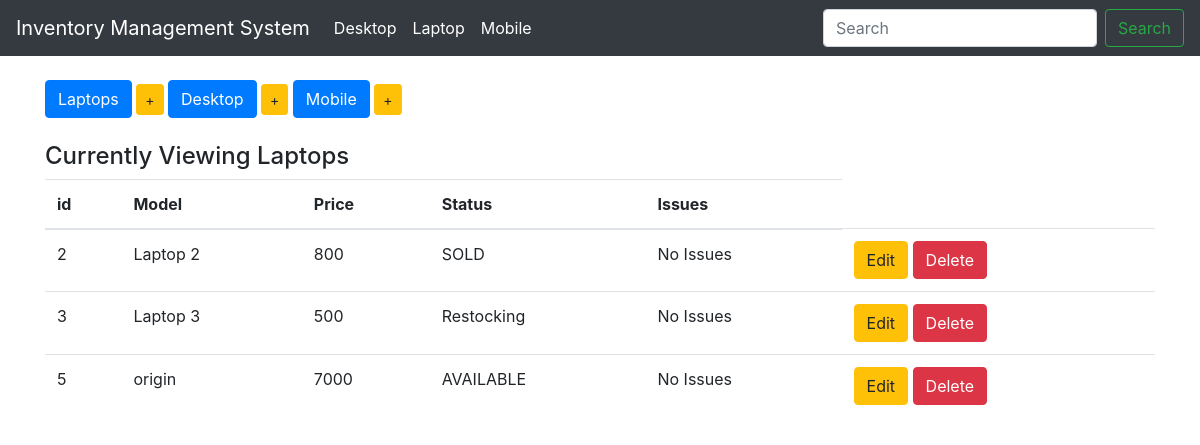
The page /display_laptop on the database as committed earlier.
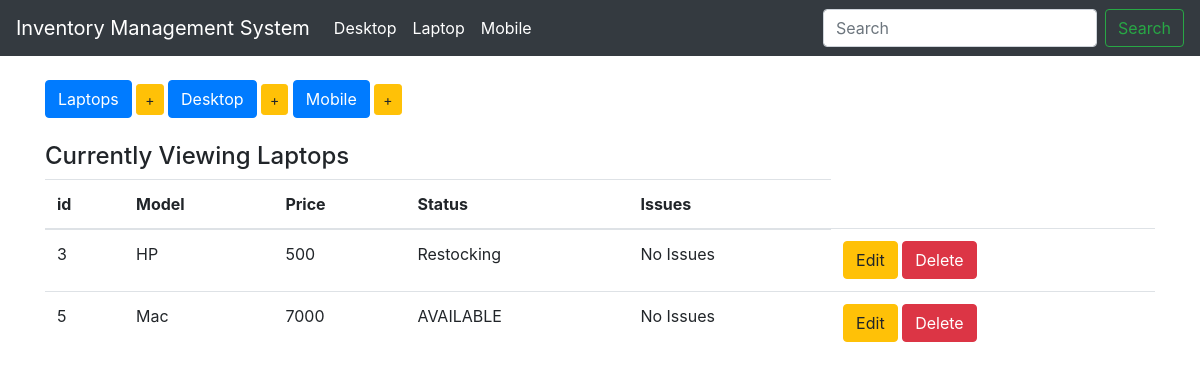
The same page on the database as committed later.
### inventory/models.py (models this page shows, shortened)
class Device(models.Model):
    type = models.CharField(max_length=100, blank=False)
    price = models.IntegerField()
    choices = (
        ('AVAILABLE', 'Items Ready to be Purchase'),
        ('SOLD', 'Items Sold Out'),
        ('Restocking', 'Re stocking in few days'),
    )
    status = models.CharField(max_length=10, choices=choices, default="sold")
    issues = models.CharField(max_length=100, default="No Issues")
    class Meta:
        abstract = True

class Laptop(Device):
    pass

### inventory/views.py (the view)
# urls.py: url(r'^display_laptop$', display_laptops, name='display_laptops'),
def display_laptops(requests):
    items = Laptop.objects.all()
    context = {
        'items': items,
        'header': 'Laptops',
    }
    return render(requests, 'index.html', context)

### inventory/templates/index.html
{% extends 'base.html' %}
{% block body%}
<br>
<div class="button-group">
    <a href="{% url 'display_laptops' %}" class="btn btn-primary btn-md" role="button"> Laptops</a>
    <a href="{% url 'add_laptop' %}" class="btn btn-warning btn-sm" role="button"> + </a>
    <a href="{% url 'display_desktops' %}" class="btn btn-primary btn-md" role="button"> Desktop</a>
    <a href="{% url 'add_desktop' %}" class="btn btn-warning btn-sm" role="button"> + </a>
    <a href="{% url 'display_mobiles' %}" class="btn btn-primary btn-md" role="button"> Mobile</a>
    <a href="{% url 'add_mobile' %}" class="btn btn-warning btn-sm" role="button"> + </a>
</div>
<br>
<h4>Currently Viewing {{header}}</h4>
<table class="table table-hover">
    <thead>
    <tr>
        <th>id</th>
        <th>Model</th>
        <th>Price</th>
        <th>Status</th>
        <th>Issues</th>
    </tr>
    </thead>
    <tbody>
    {% for item in items %}
    <tr>
        <td> {{item.pk}}</td>
        <td> {{item.type}}</td>
        <td> {{item.price}}</td>
        <td> {{item.status}}</td>
        <td> {{item.issues}}</td>
        {% if header|lower == "laptops"%}
        <td>
            <a href="{% url 'edit_laptop' item.pk %}" class="btn btn-warning btn sm" role="button">Edit</a>
            <a href="{% url 'delete_laptop' item.pk %}" class="btn btn-danger btn sm" role="button">Delete</a>
        </td>
        {% elif header|lower == "desktops" %}
        <td>
            <a href="{% url 'edit_desktop' item.pk %}" class="btn btn-warning btn sm" role="button">Edit</a>
            <a href="{% url 'delete_desktop' item.pk %}" class="btn btn-danger btn sm" role="button">Delete</a>
        </td>
        {% else %}
        <td>
            <a href="{% url 'edit_mobile' item.pk %}" class="btn btn-warning btn sm" role="button">Edit</a>
            <a href="{% url 'delete_mobile' item.pk %}" class="btn btn-danger btn sm" role="button">Delete</a>
        </td>
        {% endif %}
    </tr>
    {% endfor %}
    </tbody>
</table>
{% endblock%}

Rows that differ between the two databases and show on the page:
removed Laptop: pk "2", type "Laptop 2", price "800", status "SOLD", issues "No Issues"
changed Laptop "Restocking": type "Laptop 3" → "HP"
changed Laptop "AVAILABLE": type "origin" → "Mac"
